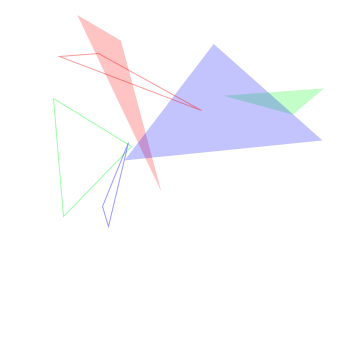
Frame 1 (no input)
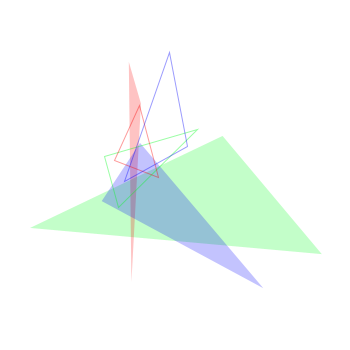
Frame 60 (the mouse pressed at the canvas centre just before this capture)
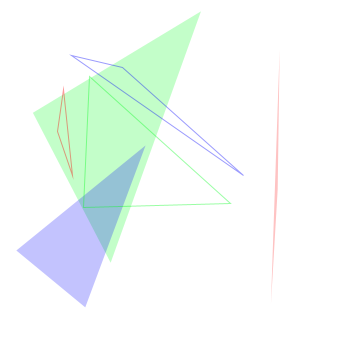
Frame 120 (the mouse held since frame 60 and released just before this capture)

The Processing sketch that drew these frames (run headless with seeded random() and noise(); from frame 60 on, the mouse is pressed at the canvas centre):

// Processing sketch: processing_90927
// ── processing_90927.pde

void setup (){
  size(350,350);
  smooth();

}
 
 
 
void draw ()
{
  //Je déclare une variable pour le nombre d'images par seconde
  int imasec = 10;
  frameRate(imasec);
background(255);
  //Je déclare des variables pour les valeurs de mes triangles
int Val1 = 10;
int Val2 = 340;
//Je déclare des variables pour les couleurs de mes triangles
color vert = color(0,250,25);
color rouge = color(250,0,0);
color bleu = color(0,0,250);
//Je déclare une variable pour la transparence
int transp = 60;

fill(vert,transp);
noStroke();
triangle(random(Val1,Val2),random(Val1,Val2),random(Val1,Val2),random(Val1,Val2),random(Val1,Val2),random(Val1,Val2));


fill(rouge,transp);
triangle(random(Val1,Val2),random(Val1,Val2),random(Val1,Val2),random(Val1,Val2),random(Val1,Val2),random(Val1,Val2));

fill(bleu,transp);
triangle(random(Val1,Val2),random(Val1,Val2),random(Val1,Val2),random(Val1,Val2),random(Val1,Val2),random(Val1,Val2));


 //Je déclare des variables pour les valeurs de mes nouveaux triangles
int Val3 = 50;
int Val4 = 250;

//Je déclare une variable pour la transparence de mes nouveaux triangles
int transp2 = 100;

noFill();
stroke(vert,transp2);
triangle(random(Val3,Val4),random(Val3,Val4),random(Val3,Val4),random(Val3,Val4),random(Val3,Val4),random(Val3,Val4));

stroke(rouge,transp2);
triangle(random(Val3,Val4),random(Val3,Val4),random(Val3,Val4),random(Val3,Val4),random(Val3,Val4),random(Val3,Val4));

stroke(bleu,transp2);
triangle(random(Val3,Val4),random(Val3,Val4),random(Val3,Val4),random(Val3,Val4),random(Val3,Val4),random(Val3,Val4));



}
